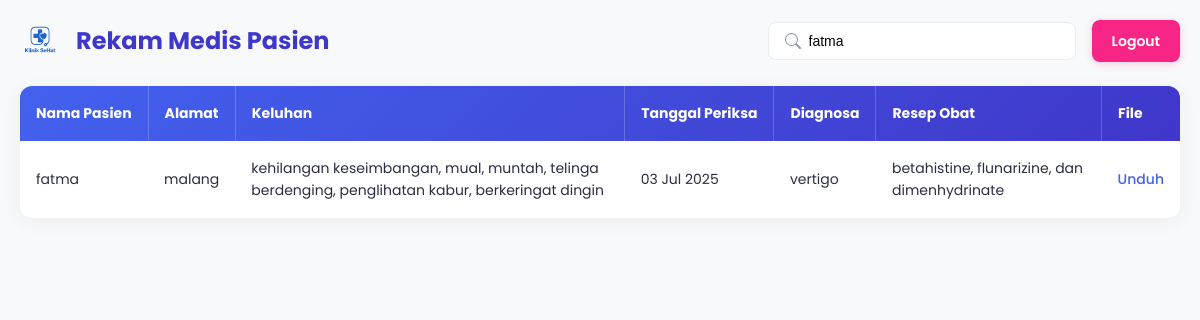
Page /pages/rekam_medis.php?kata_cari=fatma on the committed database.
### tables this page shows
CREATE TABLE `rekam_medis` (
  `id` int(11) NOT NULL,
  `nama` varchar(100) NOT NULL,
  `alamat` varchar(255) NOT NULL,
  `keluhan` text DEFAULT NULL,
  `tanggal_periksa` date NOT NULL,
  `diagnosa` text DEFAULT NULL,
  `resep_obat` varchar(200) DEFAULT NULL,
  `file_upload` varchar(255) DEFAULT NULL
);

### pages/rekam_medis.php (the view, shortened to what this page needs)
<!DOCTYPE html>
<html lang="id">
<head>
</head>
<body>
<main class="container">
    <header class="page-header">
        <div class="header-title-group">
            <img src="assets/logo.png" alt="Logo Klinik Sehat" class="logo-img"
                 onerror="this.style.display='none'">
            <h1 class="page-title">Rekam Medis Pasien</h1>
        </div>
        <div class="header-actions">
            <form method="get" class="search-form">
                <input type="text" name="kata_cari" class="search-input"
                       placeholder="Cari pasien..."
                       value="<?= isset($_GET['kata_cari']) ? htmlspecialchars($_GET['kata_cari']) : '' ?>">
            </form>
            <a href="index.php?page=logout" class="btn logout-btn">Logout</a>
        </div>
    </header>
    <?php
    include('config/koneksi.php');
    if (isset($_GET['kata_cari']) && !empty($_GET['kata_cari'])) {
        $kata_cari = $_GET['kata_cari'];
        $query_param = "%" . $kata_cari . "%";
        $stmt = mysqli_prepare($koneksi, "SELECT * FROM rekam_medis WHERE nama LIKE ? OR alamat LIKE ? OR keluhan LIKE ? OR diagnosa LIKE ? ORDER BY id DESC");
        mysqli_stmt_bind_param($stmt, "ssss", $query_param, $query_param, $query_param, $query_param);
        mysqli_stmt_execute($stmt);
        $result = mysqli_stmt_get_result($stmt);
    } else {
        $query = "SELECT * FROM rekam_medis ORDER BY id DESC";
        $result = mysqli_query($koneksi, $query);
    }
    ?>
    <div class="table-container">
        <table>
            <thead>
                <tr>
                    <th>Nama Pasien</th>
                    <th>Alamat</th>
                    <th>Keluhan</th>
                    <th>Tanggal Periksa</th>
                    <th>Diagnosa</th>
                    <th>Resep Obat</th>
                    <th>File</th>
                </tr>
            </thead>
            <tbody>
                <?php
                if ($result && mysqli_num_rows($result) > 0) {
                    while($row = mysqli_fetch_assoc($result)) {
                ?>
                        <tr>
                            <td><?= htmlspecialchars($row['nama']); ?></td>
                            <td><?= htmlspecialchars($row['alamat']); ?></td>
                            <td><?= htmlspecialchars($row['keluhan']); ?></td>
                            <td><?= date('d M Y', strtotime($row['tanggal_periksa'])); ?></td>
                            <td><?= htmlspecialchars($row['diagnosa']); ?></td>
                            <td><?= htmlspecialchars($row['resep_obat']); ?></td>
                            <td>
                                <?php if (!empty($row['file_upload'])): ?>
                                    <a href="uploads/<?= htmlspecialchars($row['file_upload']); ?>" class="download-link" target="_blank">Unduh</a>
                                <?php else: ?>
                                    <span style="color: var(--text-light);">-</span>
                                <?php endif; ?>
                            </td>
                        </tr>
                <?php
                    }
                }
                ?>
            </tbody>
        </table>
    </div>
</main>
</body>
</html>

### pages/rekam_medis.php (style rules this page uses)
:root { --primary: #4361ee; --primary-light: #4895ef; --primary-dark: #3f37c9; --danger: #f72585; --danger-dark: #c9184a; --text: #2b2d42; --text-light: #6c757d; --bg: #f8f9fa; --card-bg: #ffffff; --border: #e9ecef; --border-light: #f1f3f5; }
body { font-family: 'Poppins', 'Segoe UI', Roboto, sans-serif; background-color: var(--bg); color: var(--text); line-height: 1.6; margin: 0; }
.container { padding: 20px; max-width: 1200px; margin: 0 auto; }
.page-header { display: flex; justify-content: space-between; align-items: center; flex-wrap: wrap; gap: 20px; margin-bottom: 24px; }
.header-title-group { display: flex; align-items: center; gap: 16px; }
.logo-img { height: 40px; width: auto; }
.page-title { font-size: 24px; font-weight: 700; color: var(--primary-dark); margin: 0; }
.header-actions { display: flex; align-items: center; flex-wrap: wrap; gap: 16px; }
.search-form { position: relative; }
.search-input { width: 250px; padding: 10px 16px 10px 40px; border: 1px solid var(--border); border-radius: 8px; font-size: 14px; transition: all 0.3s ease; background-color: white; background-repeat: no-repeat; background-position: 16px center; background-size: 16px; }
.btn { color: white; padding: 10px 20px; border-radius: 8px; text-decoration: none; font-weight: 600; font-size: 14px; display: inline-flex; align-items: center; gap: 8px; transition: all 0.3s ease; border: none; cursor: pointer; }
.logout-btn { background: var(--danger); box-shadow: 0 2px 8px rgba(247, 37, 133, 0.2); }
.table-container { background: var(--card-bg); border-radius: 12px; box-shadow: 0 4px 20px rgba(0, 0, 0, 0.05); overflow: hidden; overflow-x: auto; }
table { width: 100%; border-collapse: collapse; min-width: 900px; }
thead { background: linear-gradient(135deg, var(--primary), var(--primary-dark)); color: white; }
th, td { padding: 16px; text-align: left; vertical-align: middle; font-size: 14px; white-space: nowrap; }
th:not(:last-child) { border-right: 1px solid rgba(255, 255, 255, 0.2); }
tbody tr { border-bottom: 1px solid var(--border-light); transition: background-color 0.2s ease; }
tbody tr:last-child { border-bottom: none; }
td { white-space: normal; }
.download-link { color: var(--primary); text-decoration: none; font-weight: 500; transition: color 0.2s; }

### rows in the picture
rekam_medis: nama "fatma", alamat "malang", keluhan "kehilangan keseimbangan, mual, muntah, telinga berdenging, penglihatan kabur, berkeringat dingin", tanggal_periksa "03 Jul 2025", diagnosa "vertigo", resep_obat "betahistine, flunarizine, dan dimenhydrinate"
